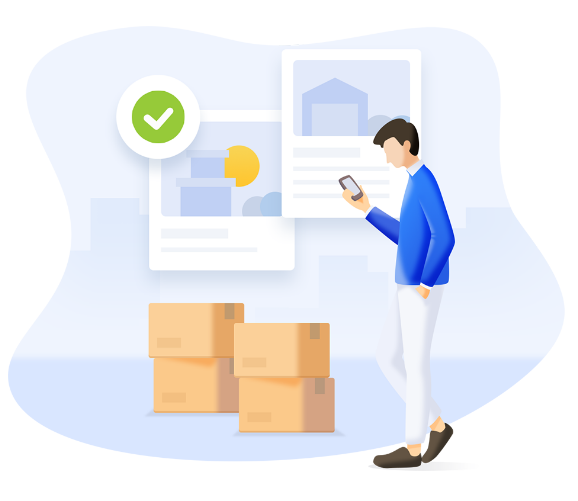
#> input picture frames/Rectangle 16.png, 578 x 501 px
$ python test_intra.py
#> lines starting #> are read from the running program, lines starting #| are printed output that depends on the picture
#> further down, frame is the input picture: shape (501, 578, 3); mean B, G, R 240.5, 236, 234.6
### preprocessing.py
# preprocessing.py
import numpy as np
import cv2

def bgr_to_ycbcr(frame_bgr):
    """Convert BGR frame to YCbCr color space."""
    frame_float = frame_bgr.astype(np.float32)

    B = frame_float[:, :, 0]
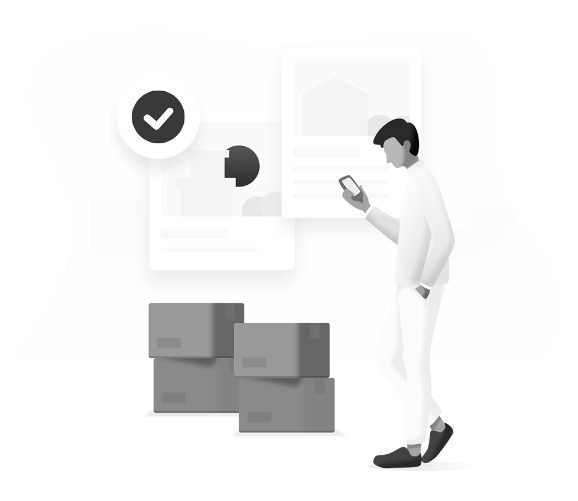
#> B: shape (501, 578) float32; min 0, max 255, mean 240.5
    G = frame_float[:, :, 1]
    R = frame_float[:, :, 2]

    Y  =  0.299  * R + 0.587  * G + 0.114  * B
    Cb = -0.1687 * R - 0.3313 * G + 0.5    * B + 128
    Cr =  0.5    * R - 0.4187 * G - 0.0813 * B + 128

    return Y, Cb, Cr


def chroma_subsample(Cb, Cr):
    """4:2:0 subsampling — reduce Cb and Cr by half in both dimensions."""
    Cb_sub = Cb[::2, ::2]
    Cr_sub = Cr[::2, ::2]
    return Cb_sub, Cr_sub


# [17 lines left out: functions chroma_upsample, ycbcr_to_bgr, not called in this run]


def preprocess_frame(frame_bgr):
    """Full preprocessing pipeline for one frame."""
    Y, Cb, Cr = bgr_to_ycbcr(frame_bgr)
    Cb_sub, Cr_sub = chroma_subsample(Cb, Cr)
    return Y, Cb_sub, Cr_sub


# [5 lines left out: function reconstruct_frame, not called in this run]

### intra_coding.py
# intra_coding.py
import numpy as np
from scipy.fft import dctn, idctn

# Matrice de quantification standard JPEG (luminance)
Q_MATRIX = np.array([
    [16, 11, 10, 16, 24,  40,  51,  61],
    [12, 12, 14, 19, 26,  58,  60,  55],
    [14, 13, 16, 24, 40,  57,  69,  56],
    [14, 17, 22, 29, 51,  87,  80,  62],
    [18, 22, 37, 56, 68,  109, 103, 77],
    [24, 35, 55, 64, 81,  104, 113, 92],
    [49, 64, 78, 87, 103, 121, 120, 101],
    [72, 92, 95, 98, 112, 100, 103, 99]
], dtype=np.float32)


def get_quantization_matrix(quality=50):
    """Scale Q matrix based on quality factor (1=low quality, 100=high quality)."""
    if quality <= 0:
        quality = 1
    if quality > 100:
        quality = 100

    if quality < 50:
        scale = 5000 / quality
    else:
        scale = 200 - 2 * quality

    Q = np.floor((Q_MATRIX * scale + 50) / 100)
    Q = np.clip(Q, 1, 255)
    return Q


def apply_dct(block):
    """Apply 2D DCT to an 8x8 block."""
    return dctn(block, norm='ortho')


def apply_idct(block):
    """Apply 2D IDCT to an 8x8 block."""
    return idctn(block, norm='ortho')


def quantize(dct_block, Q):
    """Quantize DCT coefficients."""
    return np.round(dct_block / Q).astype(np.int32)


def dequantize(quant_block, Q):
    """Dequantize coefficients."""
    return (quant_block * Q).astype(np.float32)


def encode_channel(channel, quality=50):
    """
    Encode a single channel (Y, Cb, or Cr) using DCT + quantization.
    Returns quantized blocks as a 2D array of 8x8 blocks.
    """
#> called with quality = 50
    h, w = channel.shape
#> h = 501; w = 578
    Q = get_quantization_matrix(quality)

    # Pad to multiple of 8
    h_pad = (8 - h % 8) % 8
#> h_pad = 3
    w_pad = (8 - w % 8) % 8
#> w_pad = 6
    padded = np.pad(channel, ((0, h_pad), (0, w_pad)), mode='edge')
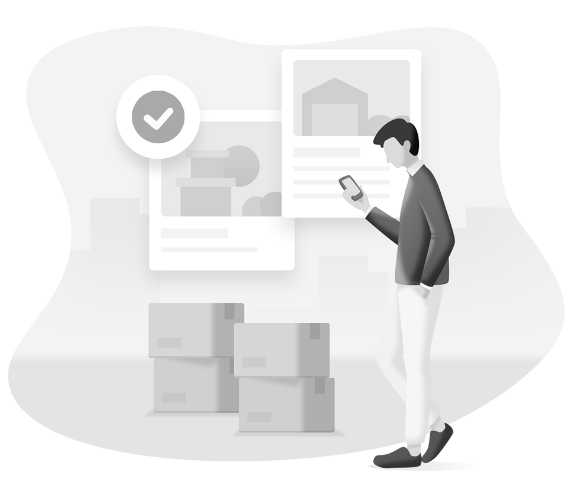
#> padded: shape (504, 584) float32; min 2.6, max 255, mean 236.4

    ph, pw = padded.shape
#> ph = 504; pw = 584
    blocks_h = ph // 8
#> blocks_h = 63
    blocks_w = pw // 8
#> blocks_w = 73

    quantized_blocks = np.zeros((blocks_h, blocks_w, 8, 8), dtype=np.int32)

    for i in range(blocks_h):
        for j in range(blocks_w):
            block = padded[i*8:(i+1)*8, j*8:(j+1)*8].astype(np.float32) - 128
            dct_block = apply_dct(block)
            quantized_blocks[i, j] = quantize(dct_block, Q)

    return quantized_blocks, (h, w), quality


def decode_channel(quantized_blocks, original_shape, quality=50):
    """
    Decode a channel from quantized DCT blocks back to pixel values.
    """
    Q = get_quantization_matrix(quality)
    blocks_h, blocks_w = quantized_blocks.shape[:2]
    ph, pw = blocks_h * 8, blocks_w * 8

    reconstructed = np.zeros((ph, pw), dtype=np.float32)

    for i in range(blocks_h):
        for j in range(blocks_w):
            dct_block = dequantize(quantized_blocks[i, j], Q)
            block = apply_idct(dct_block) + 128
            reconstructed[i*8:(i+1)*8, j*8:(j+1)*8] = block

    # Crop back to original size
    h, w = original_shape
    reconstructed = reconstructed[:h, :w]
    return np.clip(reconstructed, 0, 255).astype(np.float32)


def encode_iframe(Y, Cb, Cr, quality=50):
    """Encode a full I-frame (all 3 channels)."""
    Y_blocks,  Y_shape,  _ = encode_channel(Y,  quality)
#> Y_shape = (501, 578)
    Cb_blocks, Cb_shape, _ = encode_channel(Cb, quality)
#> call 2 of encode_channel, with quality = 50
#> in encode_channel (call 2), `padded = np.pad(channel, ((0, h_pad), (0, w_pad)), mode='edge')`:
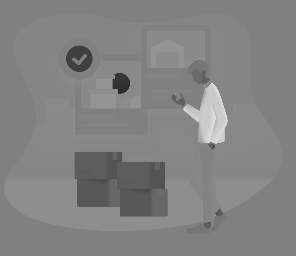
#> padded: shape (256, 296) float32; min 37.22, max 227.6, mean 130.4
#> Cb_shape = (251, 289)
    Cr_blocks, Cr_shape, _ = encode_channel(Cr, quality)
#> call 3 of encode_channel, with quality = 50
#> in encode_channel (call 3), `padded = np.pad(channel, ((0, h_pad), (0, w_pad)), mode='edge')`:
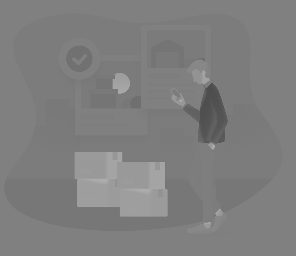
#> padded: shape (256, 296) float32; min 75.47, max 174.4, mean 127
#> Cr_shape = (251, 289)
    return {
        'type'    : 'I',
        'Y'       : Y_blocks,
        'Cb'      : Cb_blocks,
        'Cr'      : Cr_blocks,
        'Y_shape' : Y_shape,
        'Cb_shape': Cb_shape,
        'Cr_shape': Cr_shape,
        'quality' : quality
    }


def decode_iframe(iframe_data):
    """Decode a full I-frame."""
    quality = iframe_data['quality']
    Y  = decode_channel(iframe_data['Y'],  iframe_data['Y_shape'],  quality)
    Cb = decode_channel(iframe_data['Cb'], iframe_data['Cb_shape'], quality)
    Cr = decode_channel(iframe_data['Cr'], iframe_data['Cr_shape'], quality)
    return Y, Cb, Cr

### test_intra.py
# test_intra.py
import cv2
import numpy as np
import matplotlib.pyplot as plt
from preprocessing import preprocess_frame
from intra_coding import encode_iframe, decode_iframe

frame = cv2.imread("frames/Rectangle 16.png")
Y, Cb, Cr = preprocess_frame(frame)

# Encode
iframe = encode_iframe(Y, Cb, Cr, quality=50)
#> iframe = 8 items

# Decode
Y_rec, Cb_rec, Cr_rec = decode_iframe(iframe)
#> in decode_iframe, `quality = iframe_data['quality']`: quality = 50
#> after the loop in decode_channel, `for i in range(blocks_h):`:
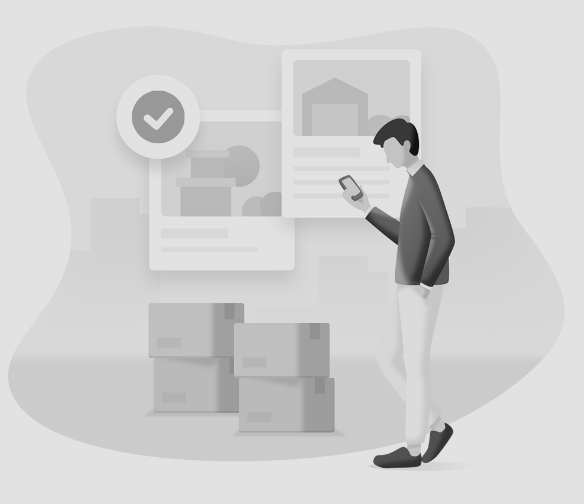
#> reconstructed: shape (504, 584) float32; min -7.86, max 288.3, mean 236; drawn with min black and max white
#> in decode_channel, `h, w = original_shape`: h = 501; w = 578
#> in decode_channel, `reconstructed = reconstructed[:h, :w]`:
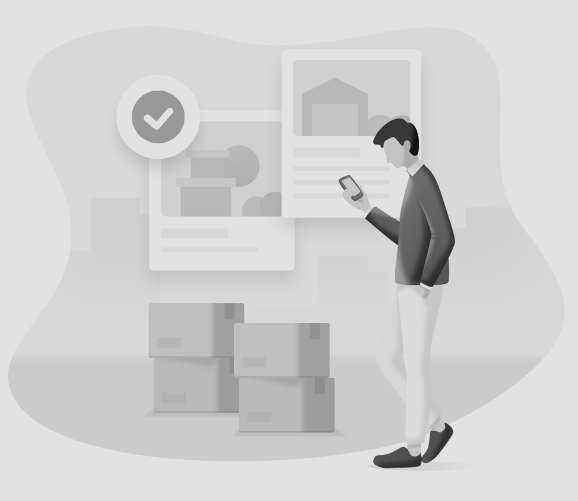
#> reconstructed: shape (501, 578) float32; min -7.86, max 288.3, mean 235.7; drawn with min black and max white

# Visualise un bloc 8x8
fig, axes = plt.subplots(1, 3, figsize=(12, 4))
axes[0].imshow(Y[:8, :8], cmap='gray')
axes[0].set_title("Bloc original (8x8)")
axes[1].imshow(iframe['Y'][0, 0], cmap='gray')
axes[1].set_title("Coefficients DCT quantifiés")
axes[2].imshow(Y_rec[:8, :8], cmap='gray')
axes[2].set_title("Bloc reconstruit")
plt.tight_layout()
plt.savefig("output/test_intra.png")
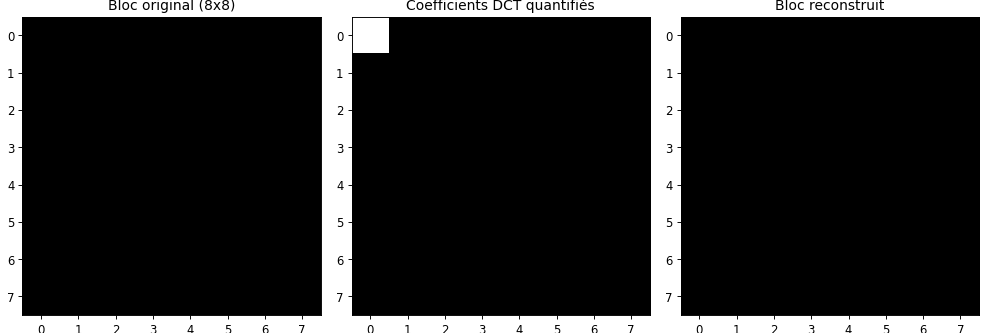
#> figure drawn by matplotlib, 3 panels
plt.show()

print(f"Y original shape  : {Y.shape}")
#| Y original shape  : (501, 578)
print(f"Y blocks shape    : {iframe['Y'].shape}")
#| Y blocks shape    : (63, 73, 8, 8)
print(f"Y reconstructed   : {Y_rec.shape}")
#| Y reconstructed   : (501, 578)
print(f"Max difference    : {np.max(np.abs(Y - Y_rec)):.2f}")
#| Max difference    : 52.80
